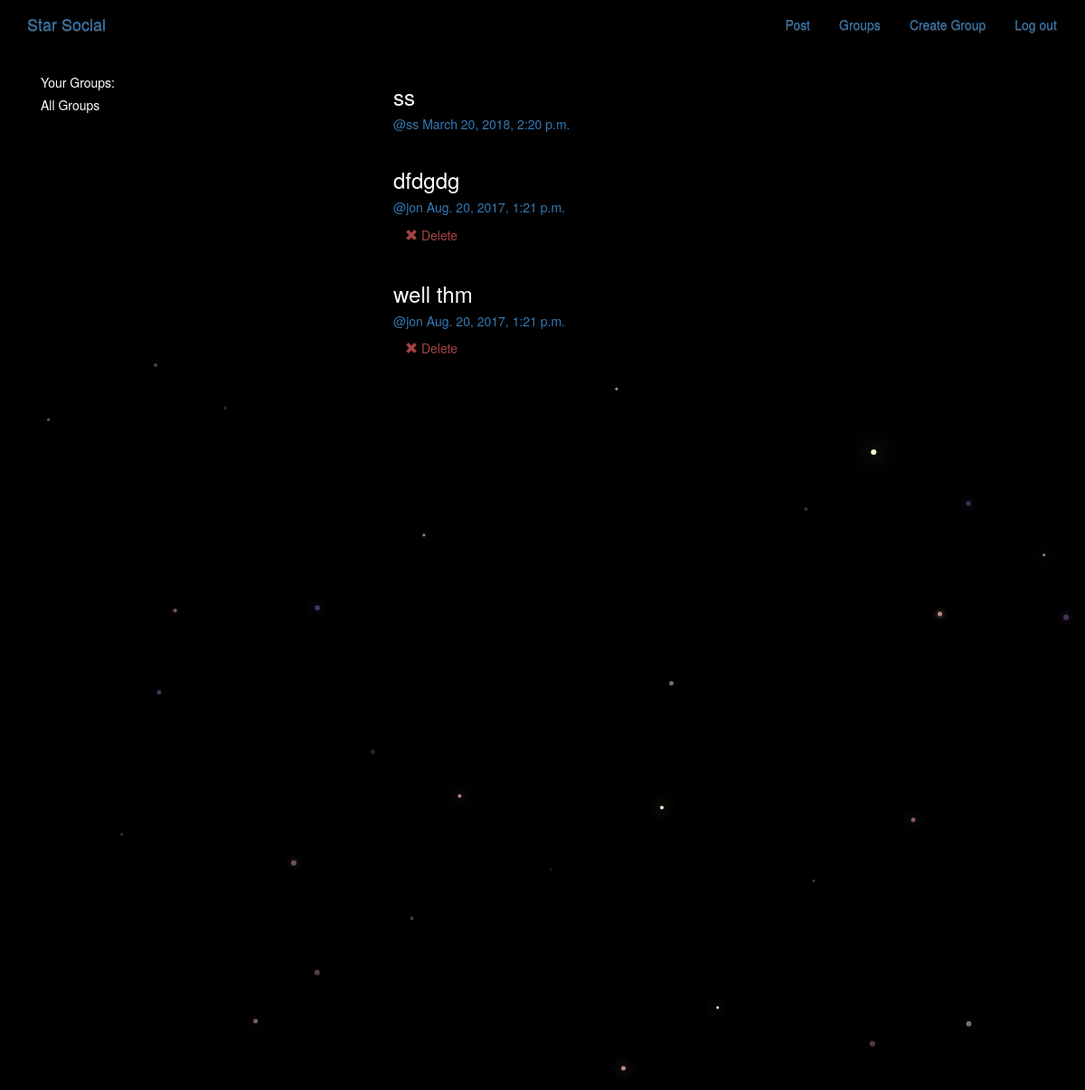
The app's page /posts/ (signed in) with its own data.
### posts/models.py (models this page shows, shortened)
class Post(models.Model):
    user = models.ForeignKey(User, related_name='posts')
    created_at = models.DateTimeField(auto_now=True)
    message = models.TextField()
    message_html = models.TextField(editable=False)
    group = models.ForeignKey(Group, related_name='posts', null=True, blank=True)
    class Meta:
        ordering = ['-created_at']
        unique_together = ['user', 'message']

### posts/views.py (the view)
class PostList(generic.ListView, SelectRelatedMixin):
    model = models.Post
    select_related = ('user', 'group')

### posts/templates/posts/post_list.html (shortened to what this page needs)
{% extends "posts/post_base.html" %}
{% block pre_post %}
    <div class="col-md-4">
        {% if request.user.is_authenticated %}
            <div class="card card-with-shadow">
                <div class="content">
                    <h5 class="title">Your Groups:</h5>
                </div>
            </div>
        {% endif %}
        <div class="card card-with-shadow">
            <h5 class="title">All Groups</h5>
        </div>
    </div>
{% endblock %}
{% block post_content %}
    <div class="col-md-8">
        {% for post in post_list %}
            {% include "posts/_post.html" %}
        {% endfor %}
    </div>
{% endblock %}

### posts/templates/posts/_post.html
<div class="post media">
    <h3>{{ post.message_html|safe }}</h3>
    <div class="media-body">
        <h5 class="media-heading">
            <span class="username">
                <a href="{% url 'posts:for_user' username=post.user.username %}" >@{{ post.user.username }}</a>
            </span>
            <time class="time">
                <a href="{% url 'posts:single' username=post.user.username pk=post.pk %}">
                    {{ post.created_at }}
                </a>
            </time>
        </h5>
        <div class="media-footer">
            {% if user.is_authenticated and post.user == user %}
                <a href="{% url 'posts:delete' pk=post.pk %}" title="delete" class="btn btn-simple">
                    <span class="glyphicon glyphicon-remove text-danger" aria-hidden="true"></span>
                    <span class="text-danger icon-label">Delete</span>
                </a>
            {% endif %}
        </div>
    </div>
</div>

### static/social_clone/css/master.css (style rules this page uses)
body { margin: 0; overflow: hidden; background-color: black; color:white; }

### records on screen
Post: message_html "ss", user.username "ss", created_at "March 20, 2018, 2:20 p.m."
Post: message_html "dfdgdg", user.username "jon", created_at "Aug. 20, 2017, 1:21 p.m.", shows "Delete"
Post: message_html "well thm", user.username "jon", created_at "Aug. 20, 2017, 1:21 p.m.", shows "Delete"
